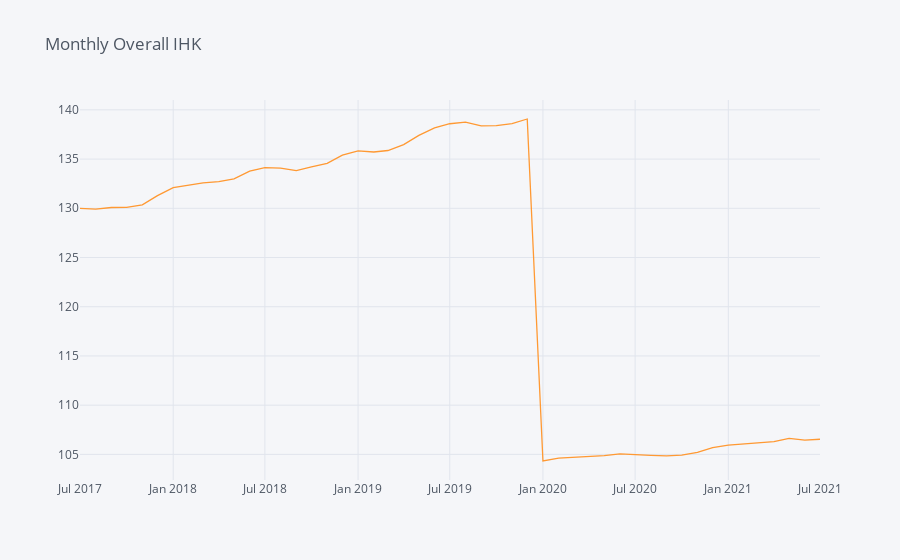

The notebook cell saved with this chart:
### Code cell
df_penjualan_inflasi['IHK'].iplot(title="Monthly Overall IHK")

### Figure 1 — Plotly figure (JSON) as saved in the notebook; plotly's stock layout.template omitted (floating-point values rounded to 4 significant figures)
{"data": [{"line": {"color": "rgba(255, 153, 51, 1.0)", "dash": "solid", "shape": "linear", "width": 1.3}, "mode": "lines", "name": "IHK", "text": "", "type": "scatter", "x": ["2017-07-01", "2017-08-01", "2017-09-01", "2017-10-01", "2017-11-01", "2017-12-01", "2018-01-01", "2018-02-01", "2018-03-01", "2018-04-01", "2018-05-01", "2018-06-01", "2018-07-01", "2018-08-01", "2018-09-01", "2018-10-01", "2018-11-01", "2018-12-01", "2019-01-01", "2019-02-01", "2019-03-01", "2019-04-01", "2019-05-01", "2019-06-01", "2019-07-01", "2019-08-01", "2019-09-01", "2019-10-01", "2019-11-01", "2019-12-01", "2020-01-01", "2020-02-01", "2020-03-01", "2020-04-01", "2020-05-01", "2020-06-01", "2020-07-01", "2020-08-01", "2020-09-01", "2020-10-01", "2020-11-01", "2020-12-01", "2021-01-01", "2021-02-01", "2021-03-01", "2021-04-01", "2021-05-01", "2021-06-01", "2021-07-01"], "y": [130, 129.9, 130.1, 130.1, 130.3, 131.3, 132.1, 132.3, 132.6, 132.7, 133.0, 133.8, 134.1, 134.1, 133.8, 134.2, 134.6, 135.4, 135.8, 135.7, 135.9, 136.5, 137.4, 138.2, 138.6, 138.8, 138.4, 138.4, 138.6, 139.1, 104.3, 104.6, 104.7, 104.8, 104.9, 105.1, 105.0, 104.9, 104.8, 104.9, 105.2, 105.7, 106.0, 106.1, 106.2, 106.3, 106.6, 106.5, 106.5]}], "layout": {"legend": {"bgcolor": "#F5F6F9", "font": {"color": "#4D5663"}}, "paper_bgcolor": "#F5F6F9", "plot_bgcolor": "#F5F6F9", "title": {"font": {"color": "#4D5663"}, "text": "Monthly Overall IHK"}, "xaxis": {"gridcolor": "#E1E5ED", "showgrid": true, "tickfont": {"color": "#4D5663"}, "title": {"font": {"color": "#4D5663"}, "text": ""}, "zerolinecolor": "#E1E5ED"}, "yaxis": {"gridcolor": "#E1E5ED", "showgrid": true, "tickfont": {"color": "#4D5663"}, "title": {"font": {"color": "#4D5663"}, "text": ""}, "zerolinecolor": "#E1E5ED"}}}
